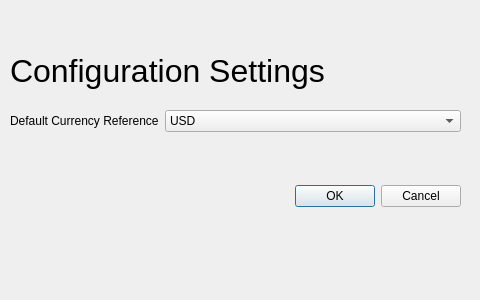
<?xml version="1.0" encoding="UTF-8"?>
<ui version="4.0">
 <class>Dialog</class>
 <widget class="QDialog" name="Dialog">
  <property name="geometry">
   <rect>
    <x>0</x>
    <y>0</y>
    <width>480</width>
    <height>300</height>
   </rect>
  </property>
  <property name="windowTitle">
   <string>Dialog</string>
  </property>
  <widget class="QDialogButtonBox" name="buttonBox">
   <property name="geometry">
    <rect>
     <x>0</x>
     <y>180</y>
     <width>461</width>
     <height>32</height>
    </rect>
   </property>
   <property name="orientation">
    <enum>Qt::Horizontal</enum>
   </property>
   <property name="standardButtons">
    <set>QDialogButtonBox::Cancel|QDialogButtonBox::Ok</set>
   </property>
  </widget>
  <widget class="QLabel" name="labelTitle">
   <property name="geometry">
    <rect>
     <x>10</x>
     <y>50</y>
     <width>361</width>
     <height>41</height>
    </rect>
   </property>
   <property name="font">
    <font>
     <pointsize>24</pointsize>
    </font>
   </property>
   <property name="text">
    <string>Configuration Settings</string>
   </property>
  </widget>
  <widget class="QWidget" name="formLayoutWidget">
   <property name="geometry">
    <rect>
     <x>10</x>
     <y>110</y>
     <width>451</width>
     <height>41</height>
    </rect>
   </property>
   <layout class="QFormLayout" name="formLayout">
    <item row="0" column="0">
     <widget class="QLabel" name="labelDefaultRef">
      <property name="text">
       <string>Default Currency Reference</string>
      </property>
     </widget>
    </item>
    <item row="0" column="1">
     <widget class="QComboBox" name="comboBoxDefaultRef">
      <item>
       <property name="text">
        <string>USD</string>
       </property>
      </item>
      <item>
       <property name="text">
        <string>PHP</string>
       </property>
      </item>
      <item>
       <property name="text">
        <string>IDR</string>
       </property>
      </item>
     </widget>
    </item>
   </layout>
  </widget>
 </widget>
 <resources/>
 <connections>
  <connection>
   <sender>buttonBox</sender>
   <signal>accepted()</signal>
   <receiver>Dialog</receiver>
   <slot>accept()</slot>
   <hints>
    <hint type="sourcelabel">
     <x>248</x>
     <y>254</y>
    </hint>
    <hint type="destinationlabel">
     <x>157</x>
     <y>274</y>
    </hint>
   </hints>
  </connection>
  <connection>
   <sender>buttonBox</sender>
   <signal>rejected()</signal>
   <receiver>Dialog</receiver>
   <slot>reject()</slot>
   <hints>
    <hint type="sourcelabel">
     <x>316</x>
     <y>260</y>
    </hint>
    <hint type="destinationlabel">
     <x>286</x>
     <y>274</y>
    </hint>
   </hints>
  </connection>
 </connections>
</ui>
